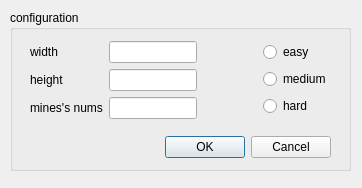
<?xml version="1.0" encoding="UTF-8"?>
<ui version="4.0">
 <class>configDialog</class>
 <widget class="QDialog" name="configDialog">
  <property name="geometry">
   <rect>
    <x>0</x>
    <y>0</y>
    <width>362</width>
    <height>188</height>
   </rect>
  </property>
  <property name="windowTitle">
   <string>Dialog</string>
  </property>
  <widget class="QGroupBox" name="groupBox">
   <property name="geometry">
    <rect>
     <x>10</x>
     <y>10</y>
     <width>341</width>
     <height>161</height>
    </rect>
   </property>
   <property name="title">
    <string>configuration</string>
   </property>
   <widget class="QWidget" name="layoutWidget">
    <property name="geometry">
     <rect>
      <x>20</x>
      <y>20</y>
      <width>301</width>
      <height>141</height>
     </rect>
    </property>
    <layout class="QVBoxLayout" name="verticalLayout_4">
     <item>
      <layout class="QHBoxLayout" name="horizontalLayout_2">
       <item>
        <layout class="QHBoxLayout" name="horizontalLayout">
         <item>
          <layout class="QVBoxLayout" name="verticalLayout">
           <item>
            <widget class="QLabel" name="labelWidth">
             <property name="text">
              <string>width</string>
             </property>
            </widget>
           </item>
           <item>
            <widget class="QLabel" name="labelHeight">
             <property name="text">
              <string>height</string>
             </property>
            </widget>
           </item>
           <item>
            <widget class="QLabel" name="labelMines">
             <property name="text">
              <string>mines's nums</string>
             </property>
            </widget>
           </item>
          </layout>
         </item>
         <item>
          <layout class="QVBoxLayout" name="verticalLayout_2">
           <property name="spacing">
            <number>6</number>
           </property>
           <item>
            <widget class="QLineEdit" name="lineEditWidth"/>
           </item>
           <item>
            <widget class="QLineEdit" name="lineEditHeight"/>
           </item>
           <item>
            <widget class="QLineEdit" name="lineEditMines"/>
           </item>
          </layout>
         </item>
        </layout>
       </item>
       <item>
        <spacer name="horizontalSpacer">
         <property name="orientation">
          <enum>Qt::Horizontal</enum>
         </property>
         <property name="sizeHint" stdset="0">
          <size>
           <width>80</width>
           <height>20</height>
          </size>
         </property>
        </spacer>
       </item>
       <item>
        <layout class="QVBoxLayout" name="verticalLayout_3">
         <item>
          <widget class="QRadioButton" name="radioButton">
           <property name="text">
            <string>easy</string>
           </property>
          </widget>
         </item>
         <item>
          <widget class="QRadioButton" name="radioButton_2">
           <property name="text">
            <string>medium</string>
           </property>
          </widget>
         </item>
         <item>
          <widget class="QRadioButton" name="radioButton_3">
           <property name="text">
            <string>hard</string>
           </property>
          </widget>
         </item>
        </layout>
       </item>
      </layout>
     </item>
     <item>
      <widget class="QDialogButtonBox" name="buttonBox">
       <property name="acceptDrops">
        <bool>false</bool>
       </property>
       <property name="orientation">
        <enum>Qt::Horizontal</enum>
       </property>
       <property name="standardButtons">
        <set>QDialogButtonBox::Cancel|QDialogButtonBox::Ok</set>
       </property>
      </widget>
     </item>
    </layout>
   </widget>
  </widget>
 </widget>
 <resources/>
 <connections/>
</ui>
